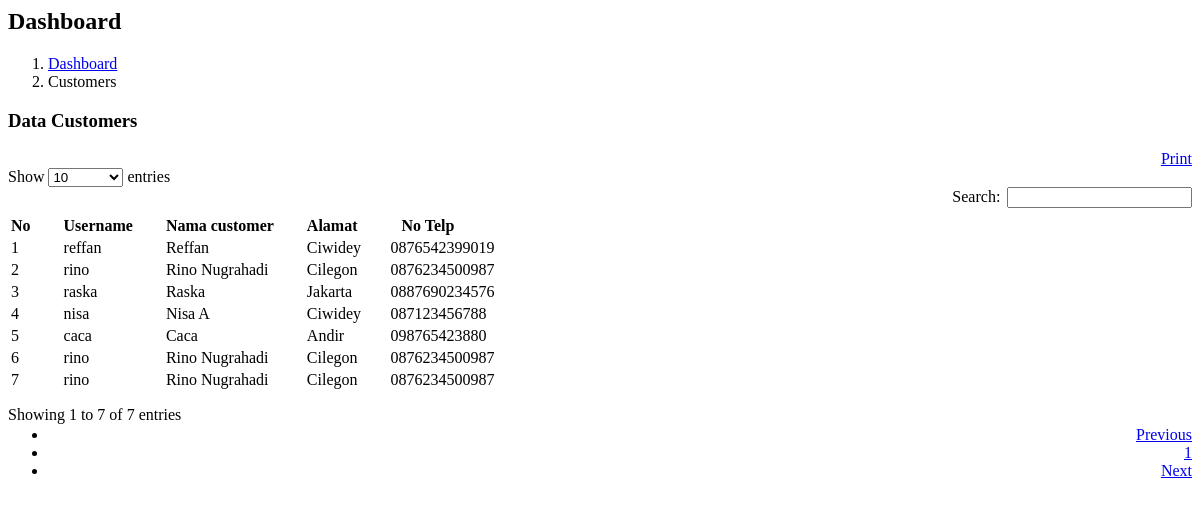
Page /pages/customer.php on the committed database.
### tables this page shows
CREATE TABLE `pembelian` (
  `id_pembelian` int(11) NOT NULL,
  `id_login` int(11) NOT NULL,
  `id_tiket` int(11) NOT NULL,
  `id_bayar` int(11) NOT NULL,
  `tanggal` date NOT NULL,
  `jumlah` int(11) NOT NULL,
  `total` int(11) NOT NULL
);

### pages/customer.php (the view, shortened to what this page needs)
<div class="content-wrapper">
    <section class="content-header">
      <h1>
        Dashboard
      </h1>
      <ol class="breadcrumb">
        <li><a href="#"><i class="fa fa-dashboard"></i> Dashboard</a></li>
        <li class="active">Customers</li>
      </ol>
    </section>
    <section class="content">
        <div class="row">
            <div class="col-xs-12">
                <div class="box">
                    <div class="box-header with-border">
                    <h3 class="box-title">Data Customers</h3>
                    <div align="right">
                    <a href="pages/cetak-cust.php" target="_blank" class="btn btn-sm btn-info"><i class="fa fa-print"></i> Print</a>
                    </div>
                </div>
                <div class="box-body">
                <table id="tabel" class="table table-responsive table-bordered table-striped">
                <thead>
                <tr>
                    <th>No</th>
                    <th>Username</th>
                    <th>Nama customer</th>
                    <th>Alamat</th>
                    <th>No Telp</th>
                </tr>
                </thead>
                <tbody>
                <?php
                $no=1;
                $sql = mysqli_query($con, "SELECT * FROM login INNER JOIN pembelian ON pembelian.id_login=login.id WHERE level='2'");
                while($data=mysqli_fetch_array($sql)){
                ?>
                <tr>
                    <td><?= $no;?></td>
                    <td><?= $data['username'];?></td>
                    <td><?= $data['nama'];?></td>
                    <td><?= $data['alamat'];?></td>
                    <td><?= $data['no_tlp'];?></td>
                </tr>
                <?php
                $no++;
                } ?>
                </tbody>
                </table>
                </div>
            </div>
        </div>
    </section>
</div>
<link rel="stylesheet" href="assets/bower_components/datatables.net-bs/css/dataTables.bootstrap.min.css">

### rows in the picture
pembelian: id_login.username "reffan", id_login.nama "Reffan", id_login.alamat "Ciwidey", id_login.no_tlp "0876542399019"
pembelian: id_login.username "rino", id_login.nama "Rino Nugrahadi", id_login.alamat "Cilegon", id_login.no_tlp "0876234500987"
pembelian: id_login.username "raska", id_login.nama "Raska", id_login.alamat "Jakarta", id_login.no_tlp "0887690234576"
pembelian: id_login.username "nisa", id_login.nama "Nisa A", id_login.alamat "Ciwidey", id_login.no_tlp "087123456788"
pembelian: id_login.username "caca", id_login.nama "Caca", id_login.alamat "Andir", id_login.no_tlp "098765423880"
pembelian: id_login.username "rino", id_login.nama "Rino Nugrahadi", id_login.alamat "Cilegon", id_login.no_tlp "0876234500987"
pembelian: id_login.username "rino", id_login.nama "Rino Nugrahadi", id_login.alamat "Cilegon", id_login.no_tlp "0876234500987"
